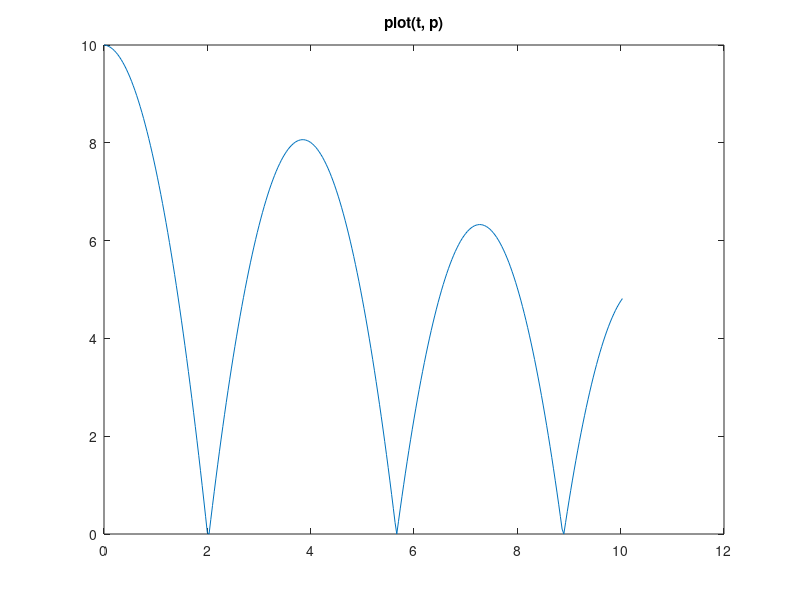
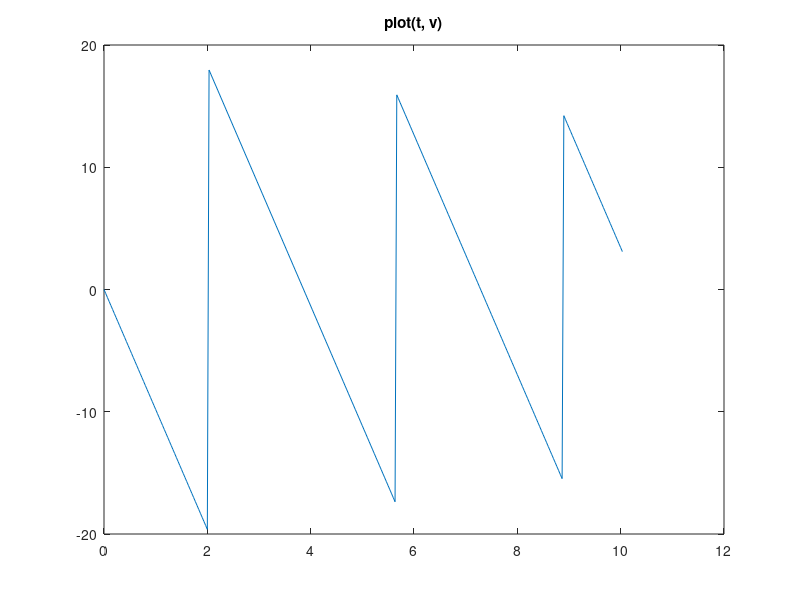

MATLAB code to generate these figures, in order:
%%%%%%%%%%%%%%%%%%%%%%%%%%%
% Assignment Number: 2
% Problem number: 5
% Student Name:  蕭楚澔
% Student ID: 0716026
% Email address: bobhsiao.cs07@nycu.edu.tw
% Department: Computer Science, NYCU
% Date: 2022/3/17
%%%%%%%%%%%%%%%%%%%%%%%%%%%%

% problem 5
clf; clear; clc;
disp('Problem 5');

t = (0);
v = (0);
k = 0.5;
g = -9.81;
p = (10);
dt = 1/30;

while t<=10
    v_new = v(end) + g*dt;
    v = [v, v_new];
    
    p_new = p(end) + k*v(end)*dt;
    if(p_new < 0)
        p_new = 0;
        v(end) = (-0.9) * v(end);
    end
    p = [p, p_new];
    
    t_new = t(end) + dt;
    t = [t, t_new];
end

figure, plot(t, p);
title('plot(t, p)');
figure, plot(t, v);
title('plot(t, v)');
